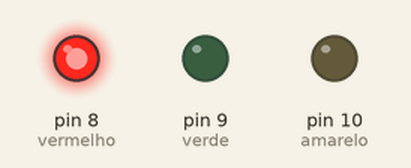
This sketch was run on a simulated Arduino Uno, built with avr-gcc and run on an emulated ATmega328P. Shown: output pins drawn as LEDs (lit = HIGH).

Above: at 1.0 s.
At 2.2 s:
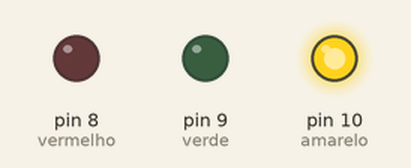
At 6.5 s:
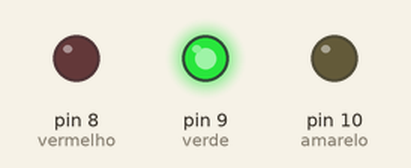
Timing chart, 0 to 8.1 s (numbered marks = the images above):
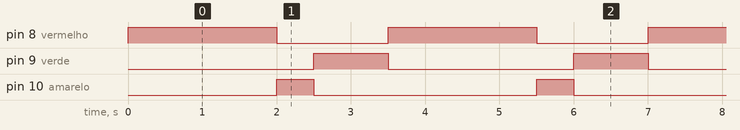

The sketch:

semaforo.ino
```cpp
int vermelho = 8;
int verde = 9;
int amarelo = 10;
void setup() {
  pinMode(vermelho,OUTPUT);
  pinMode(verde,OUTPUT);
  pinMode(amarelo,OUTPUT);
}
void loop(){
  //vermelho ligado
digitalWrite(vermelho,HIGH);
digitalWrite(amarelo,LOW);
digitalWrite(verde,LOW);
delay(2000);
//amarelo ligado
digitalWrite(vermelho,LOW);
digitalWrite(amarelo,HIGH);
digitalWrite(verde,LOW);
delay(500);
//vede ligado
digitalWrite(vermelho,LOW);
digitalWrite(amarelo,LOW);
digitalWrite(verde,HIGH);
delay(1000);
}
```

Measured:
- by itself, pin 8 (vermelho): alternates HIGH for 2.0 s and LOW for 1.5 s
- by itself, pin 9 (verde): alternates HIGH for 1.0 s and LOW for 2.5 s
- by itself, pin 10 (amarelo): alternates HIGH for 0.50 s and LOW for 3.0 s
